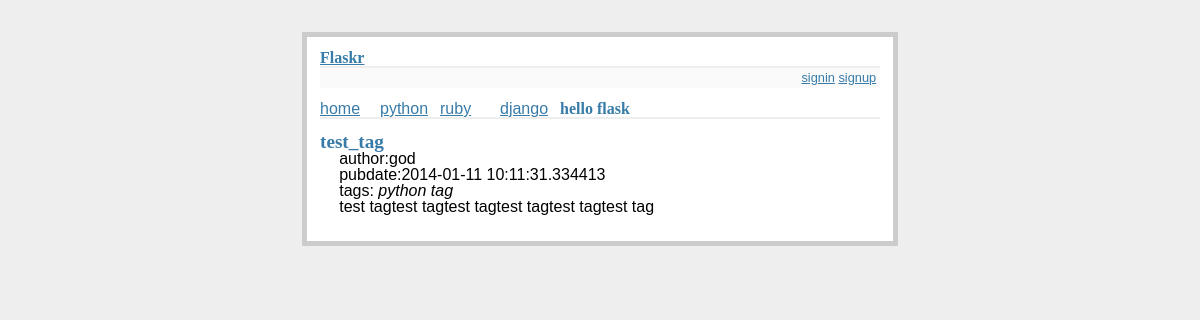
Screenshot of /detail/24 with the database file from the repository.
### app/models.py (models this page shows, shortened)
class Category(db.Model):
    id = db.Column(db.Integer, primary_key=True)
    name = db.Column(db.String(50))

class Post(db.Model):
    id = db.Column(db.Integer, primary_key=True)
    title = db.Column(db.String(80))
    body = db.Column(db.Text)
    pub_date = db.Column(db.DateTime)
    category_id = db.Column(db.Integer, db.ForeignKey('category.id'))
    category = db.relationship(
        'Category', backref=db.backref('posts', lazy='dynamic'))
    user_id = db.Column(db.Integer, db.ForeignKey('user.id'))
    user = db.relationship(
        'User', backref=db.backref('users', lazy='dynamic'))
    tags = db.relationship('Tag', secondary=tag_post,
                           backref=db.backref('tags', lazy='dynamic'))

class User(db.Model):
    id = db.Column(db.Integer, primary_key=True)
    nickname = db.Column(db.String(60), index=True, unique=True)
    email = db.Column(db.String(120), index=True, unique=True)
    password = db.Column(db.String(40), index=True, unique=True)
    role = db.Column(db.SmallInteger, default=ROLE_USER)

class Tag(db.Model):
    id = db.Column(db.Integer, primary_key=True)
    content = db.Column(db.String(100))
    posts = db.relationship('Post', secondary=tag_post,
                            backref=db.backref('posts', lazy='dynamic'))

### app/views.py (the view)
@app.route('/detail/<id>')
def detail(id):
    categories = Category.query.filter().all()
    post = Post.query.filter_by(id=id).first()
    return render_template('detail.html', categories=categories, post=post)

### app/templates/detail.html
{% extends "base.html" %}
{% block content %}
  <h1>hello flask</h1>
  <ul class=entries>
  {% if post %}
    <li>
      <h2>{{ post.title }}</h2>
      <span>
        author:{{ post.user.nickname }}<br />
        pubdate:{{ post.pub_date }}<br />
        tags:
        {% if post.tags %}
          {% for tag in post.tags %}
          <em>{{ tag.content }}</em>
          {% endfor %}
        {% else %}
          None
        {% endif %}
      </span>
      <div>
        {{ post.body|safe }}
      </div>
    </li>
  {% else %}
    <li><em>Unbelievable.  No post here so far</em></li>
  {% endif %}
  </ul>
{% endblock %}

### app/templates/base.html (shortened to what this page needs)
<!doctype html>
<html>
  <head>
    <link rel=stylesheet type=text/css href="{{ url_for('static', filename='reset.css') }}">
    <link rel=stylesheet type=text/css href="{{ url_for('static', filename='style.css') }}">
  </head>
  <body>
    <div class=page>
      <h1><a href="{{ url_for('index') }}">Flaskr</a></h1>
      <div class=metanav>
        <div>
          {% if current_user.is_authenticated() %}
            {% if current_user and current_user.role == 1%}
            <a href="{{ url_for('signout') }}">admin</a>
            <a href="{{ url_for('post') }}">post</a>
            {% endif %}
            <a href="{{ url_for('signout') }}">signout</a>
          {% else %}
            <a href="{{ url_for('signin') }}">signin</a>
            <a href="{{ url_for('signup') }}">signup</a>
          {% endif %}
        </div>
      </div>
        {% if categories %}
         <div id="nav">
          <ul>
            <li><a href="{{ url_for('index') }}">home</a>
            {% for category in categories %}
            <li><a href="{{ url_for('list', name=category.name) }}">{{ category.name }}</a></li>
            {% endfor %}
          </ul>
        </div>
        {% endif %}
        {% block content %}{% endblock %}
    </div>
  </body>
</html>

### app/static/style.css (style rules this page uses)
body { font-family: sans-serif; background: #eee; }
a, h1, h2 { color: #377BA8; }
h1, h2 { font-family: 'Georgia', serif; margin: 0; }
h1 { border-bottom: 2px solid #eee; }
h2 { font-size: 1.2em; }
.page { margin: 2em auto; width: 35em; border: 5px solid #ccc; padding: 0.8em; background: white; }
.entries { list-style: none; margin: 0; padding: 0; }
.entries li { margin: 0.8em 1.2em; }
.entries li h2 { margin-left: -1em; }
.metanav { text-align: right; font-size: 0.8em; padding: 0.3em; margin-bottom: 1em; background: #fafafa; }
#nav ul li { float: left; list-style: none; width: 60px; }

### rows the page displays
Category: name "python"
Category: name "ruby"
Category: name "django"
Post: title "test_tag", pub_date "2014-01-11 10:11:31.334413", body "test tagtest tagtest tagtest tagtest tagtest tag"
User: user.nickname "god"
Tag: content "python tag"
